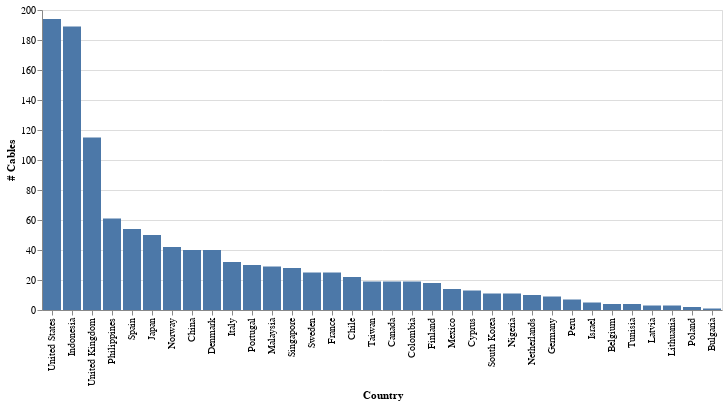

Notebook code for this chart:
### Code cell
#histogram of number of cables in each country
alt.Chart(final_table).mark_bar().encode(
    alt.X('Country', sort=alt.EncodingSortField(order='ascending')),
    alt.Y('# Cables'),
    tooltip = ['# Cables']
).interactive()

### Figure 1 — Vega-Lite specification as saved in the notebook (floating-point values rounded to 4 significant figures)
{"config": {"view": {"continuousWidth": 400, "continuousHeight": 300}}, "data": {"name": "data-7cbcbdabce0fffe085ac1362ad14cd6a"}, "mark": "bar", "encoding": {"tooltip": [{"type": "quantitative", "field": "# Cables"}], "x": {"type": "nominal", "field": "Country", "sort": {"order": "ascending"}}, "y": {"type": "quantitative", "field": "# Cables"}}, "selection": {"selector048": {"type": "interval", "bind": "scales", "encodings": ["x", "y"]}}, "$schema": "https://vega.github.io/schema/vega-lite/v4.8.1.json", "datasets": {"data-7cbcbdabce0fffe085ac1362ad14cd6a": [{"Country": "United States", "# Cables": 194.0, "Code": "USA", "GDP growth from previous year, 2020 Q2": -9.5, "Coastline (km)": 19924, "Cable per 1000km of coastline": 9.737}, {"Country": "Indonesia", "# Cables": 189.0, "Code": "IDN", "GDP growth from previous year, 2020 Q2": -5.368, "Coastline (km)": 54716, "Cable per 1000km of coastline": 3.454}, {"Country": "United Kingdom", "# Cables": 115.0, "Code": "GBR", "GDP growth from previous year, 2020 Q2": -21.7, "Coastline (km)": 12429, "Cable per 1000km of coastline": 9.253}, {"Country": "Philippines", "# Cables": 61.0, "Code": "PHL", "GDP growth from previous year, 2020 Q2": -16.5, "Coastline (km)": 36289, "Cable per 1000km of coastline": 1.681}, {"Country": "Spain", "# Cables": 54.0, "Code": "ESP", "GDP growth from previous year, 2020 Q2": -22.1, "Coastline (km)": 4964, "Cable per 1000km of coastline": 10.88}, {"Country": "Japan", "# Cables": 50.0, "Code": "JPN", "GDP growth from previous year, 2020 Q2": -10.0, "Coastline (km)": 29751, "Cable per 1000km of coastline": 1.681}, {"Country": "Norway", "# Cables": 42.0, "Code": "NOR", "GDP growth from previous year, 2020 Q2": -5.331, "Coastline (km)": 25148, "Cable per 1000km of coastline": 1.67}, {"Country": "China", "# Cables": 40.0, "Code": "CHN", "GDP growth from previous year, 2020 Q2": 3.2, "Coastline (km)": 14500, "Cable per 1000km of coastline": 2.759}, {"Country": "Denmark", "# Cables": 40.0, "Code": "DNK", "GDP growth from previous year, 2020 Q2": -8.5, "Coastline (km)": 7314, "Cable per 1000km of coastline": 5.469}, {"Country": "Italy", "# Cables": 32.0, "Code": "ITA", "GDP growth from previous year, 2020 Q2": -17.3, "Coastline (km)": 7600, "Cable per 1000km of coastline": 4.211}, {"Country": "Portugal", "# Cables": 30.0, "Code": "PRT", "GDP growth from previous year, 2020 Q2": -16.3, "Coastline (km)": 1793, "Cable per 1000km of coastline": 16.73}, {"Country": "Malaysia", "# Cables": 29.0, "Code": "MYS", "GDP growth from previous year, 2020 Q2": -17.1, "Coastline (km)": 4675, "Cable per 1000km of coastline": 6.203}, {"Country": "Singapore", "# Cables": 28.0, "Code": "SGP", "GDP growth from previous year, 2020 Q2": -13.2, "Coastline (km)": 193, "Cable per 1000km of coastline": 145.1}, {"Country": "Sweden", "# Cables": 25.0, "Code": "SWE", "GDP growth from previous year, 2020 Q2": -8.3, "Coastline (km)": 3218, "Cable per 1000km of coastline": 7.769}, {"Country": "France", "# Cables": 25.0, "Code": "FRA", "GDP growth from previous year, 2020 Q2": -19.0, "Coastline (km)": 4668, "Cable per 1000km of coastline": 5.356}, {"Country": "Chile", "# Cables": 22.0, "Code": "CHL", "GDP growth from previous year, 2020 Q2": -13.68, "Coastline (km)": 6435, "Cable per 1000km of coastline": 3.419}, {"Country": "Taiwan", "# Cables": 19.0, "Code": "TWN", "GDP growth from previous year, 2020 Q2": -0.58, "Coastline (km)": 1566, "Cable per 1000km of coastline": 12.13}, {"Country": "Canada", "# Cables": 19.0, "Code": "CAN", "GDP growth from previous year, 2020 Q2": -13.49, "Coastline (km)": 202080, "Cable per 1000km of coastline": 0.09402}, {"Country": "Colombia", "# Cables": 19.0, "Code": "COL", "GDP growth from previous year, 2020 Q2": -15.7, "Coastline (km)": 3208, "Cable per 1000km of coastline": 5.923}, {"Country": "Finland", "# Cables": 18.0, "Code": "FIN", "GDP growth from previous year, 2020 Q2": -5.2, "Coastline (km)": 1250, "Cable per 1000km of coastline": 14.4}, {"Country": "Mexico", "# Cables": 14.0, "Code": "MEX", "GDP growth from previous year, 2020 Q2": -18.97, "Coastline (km)": 9330, "Cable per 1000km of coastline": 1.501}, {"Country": "Cyprus", "# Cables": 13.0, "Code": "CYP", "GDP growth from previous year, 2020 Q2": -11.9, "Coastline (km)": 648, "Cable per 1000km of coastline": 20.06}, {"Country": "South Korea", "# Cables": 11.0, "Code": "KOR", "GDP growth from previous year, 2020 Q2": -2.958, "Coastline (km)": 2413, "Cable per 1000km of coastline": 4.559}, {"Country": "Nigeria", "# Cables": 11.0, "Code": "NGA", "GDP growth from previous year, 2020 Q2": -6.1, "Coastline (km)": 853, "Cable per 1000km of coastline": 12.9}, {"Country": "Netherlands", "# Cables": 10.0, "Code": "NLD", "GDP growth from previous year, 2020 Q2": -9.0, "Coastline (km)": 451, "Cable per 1000km of coastline": 22.17}, {"Country": "Germany", "# Cables": 9.0, "Code": "DEU", "GDP growth from previous year, 2020 Q2": -11.7, "Coastline (km)": 2389, "Cable per 1000km of coastline": 3.767}, {"Country": "Peru", "# Cables": 7.0, "Code": "PER", "GDP growth from previous year, 2020 Q2": -30.24, "Coastline (km)": 2414, "Cable per 1000km of coastline": 2.9}, {"Country": "Israel", "# Cables": 5.0, "Code": "ISR", "GDP growth from previous year, 2020 Q2": -7.766, "Coastline (km)": 273, "Cable per 1000km of coastline": 18.32}, {"Country": "Belgium", "# Cables": 4.0, "Code": "BEL", "GDP growth from previous year, 2020 Q2": -14.5, "Coastline (km)": 67, "Cable per 1000km of coastline": 59.7}, {"Country": "Tunisia", "# Cables": 4.0, "Code": "TUN", "GDP growth from previous year, 2020 Q2": -21.6, "Coastline (km)": 1148, "Cable per 1000km of coastline": 3.484}, {"Country": "Latvia", "# Cables": 3.0, "Code": "LVA", "GDP growth from previous year, 2020 Q2": -9.6, "Coastline (km)": 498, "Cable per 1000km of coastline": 6.024}, {"Country": "Lithuania", "# Cables": 3.0, "Code": "LTU", "GDP growth from previous year, 2020 Q2": -3.7, "Coastline (km)": 90, "Cable per 1000km of coastline": 33.33}, {"Country": "Poland", "# Cables": 2.0, "Code": "POL", "GDP growth from previous year, 2020 Q2": -7.9, "Coastline (km)": 440, "Cable per 1000km of coastline": 4.545}, {"Country": "Bulgaria", "# Cables": 1.0, "Code": "BGR", "GDP growth from previous year, 2020 Q2": -8.2, "Coastline (km)": 354, "Cable per 1000km of coastline": 2.825}, {"Country": "Austria", "# Cables": null, "Code": "AUT", "GDP growth from previous year, 2020 Q2": -13.3, "Coastline (km)": 0, "Cable per 1000km of coastline": 0.0}, {"Country": "Czech Republic", "# Cables": null, "Code": "CZE", "GDP growth from previous year, 2020 Q2": -10.7, "Coastline (km)": 0, "Cable per 1000km of coastline": 0.0}, {"Country": "Hungary", "# Cables": null, "Code": "HUN", "GDP growth from previous year, 2020 Q2": -13.5, "Coastline (km)": 0, "Cable per 1000km of coastline": 0.0}, {"Country": "Romania", "# Cables": null, "Code": "ROU", "GDP growth from previous year, 2020 Q2": -10.5, "Coastline (km)": 225, "Cable per 1000km of coastline": 0.0}, {"Country": "Slovakia", "# Cables": null, "Code": "SVK", "GDP growth from previous year, 2020 Q2": -12.1, "Coastline (km)": 0, "Cable per 1000km of coastline": 0.0}]}}
